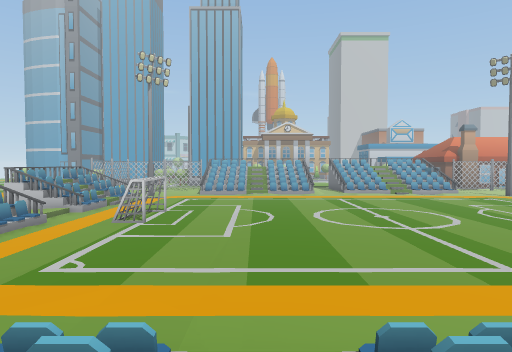
[1] (above)

18 first-person views from a walk through a scene from a Unity 3-D project. The camera is 1.4 m above the floor, tilts 2° down and sees 75° across. The floor is counted in squares, 2 m on a side. Each view is taken from the middle of a square. On the plan, view 1 faces up. The plan holds only what a view shows up to about 10 squares ahead; the rest is blank. The place goes on beyond the plan. The player is left out.

[2]
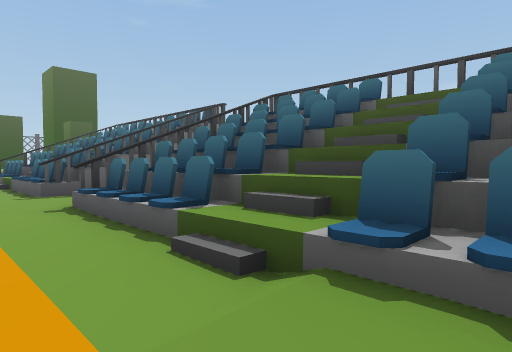

[3]
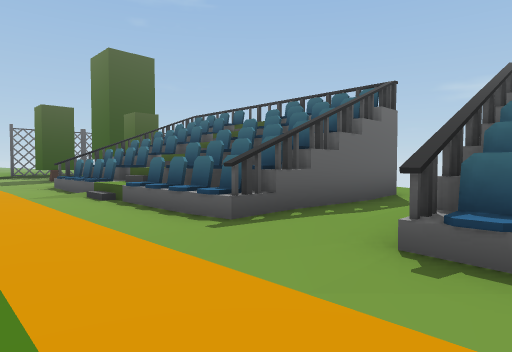

[4]
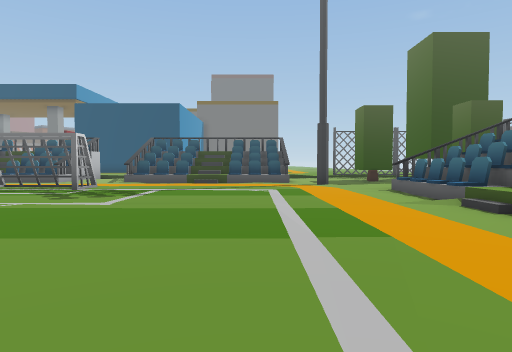

[5]
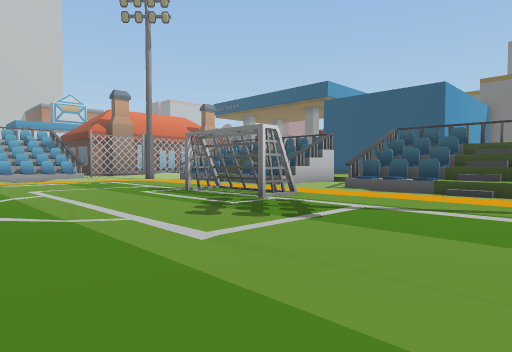

[6]
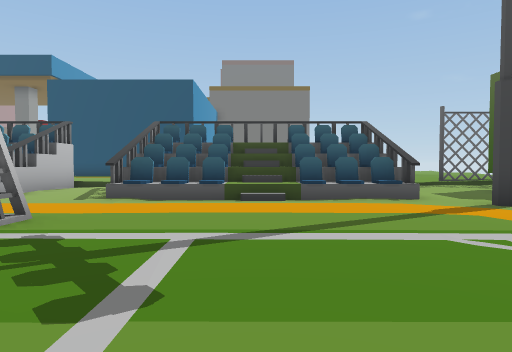

[7]
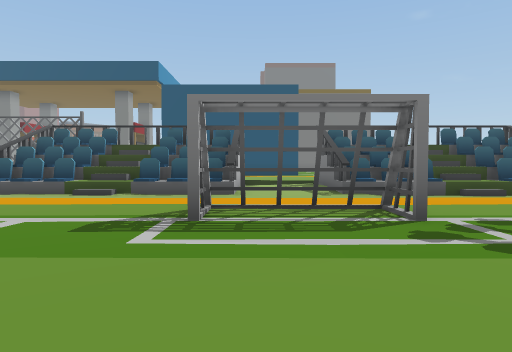

[8]
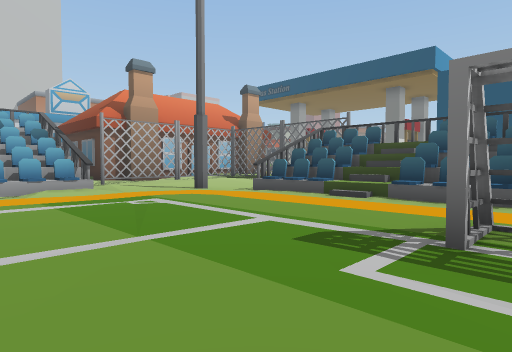

[9]
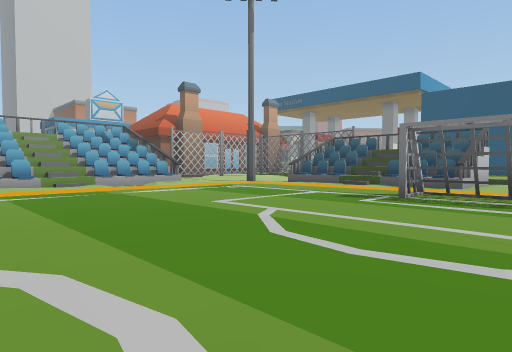

[10]
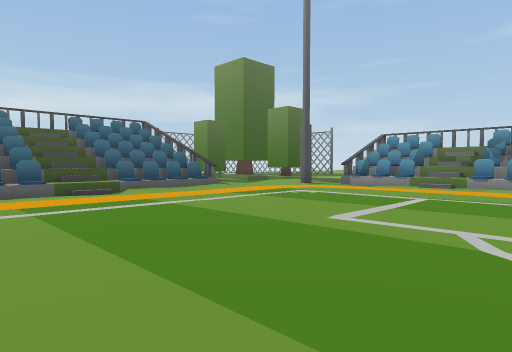

[11]
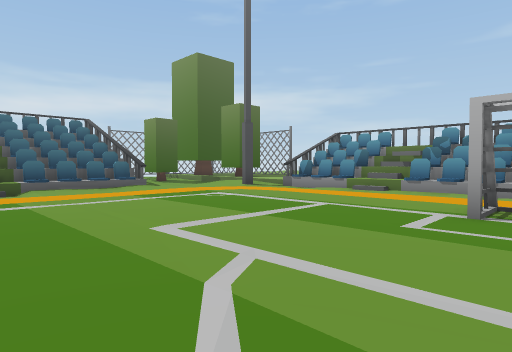

[12]
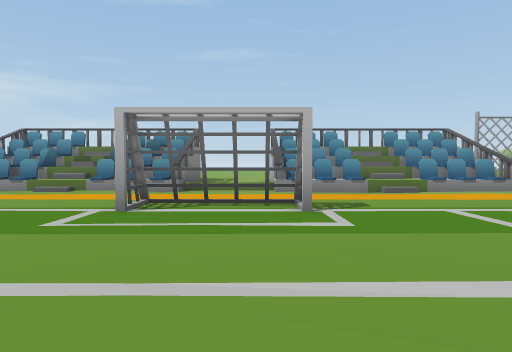

[13]
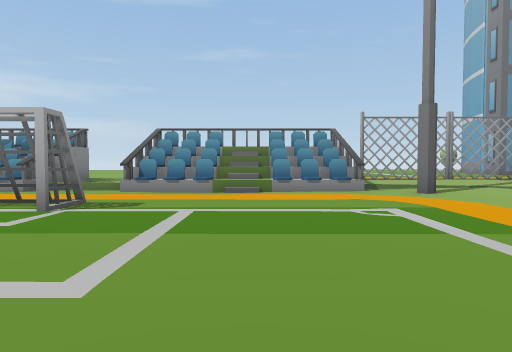

[14]
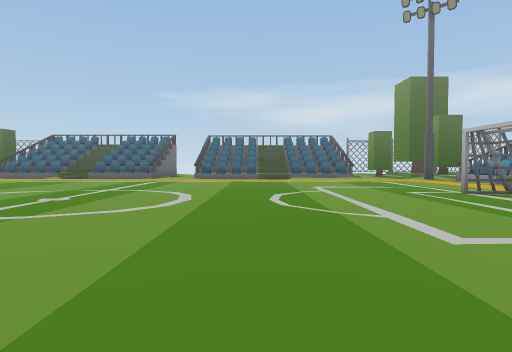

[15]
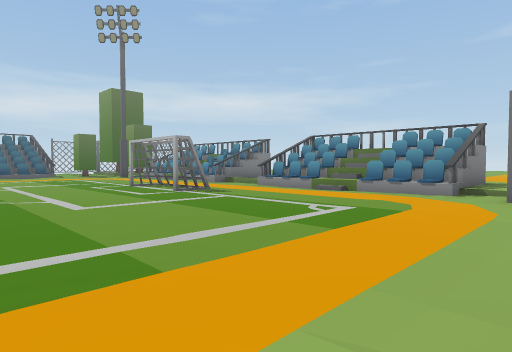

[16]
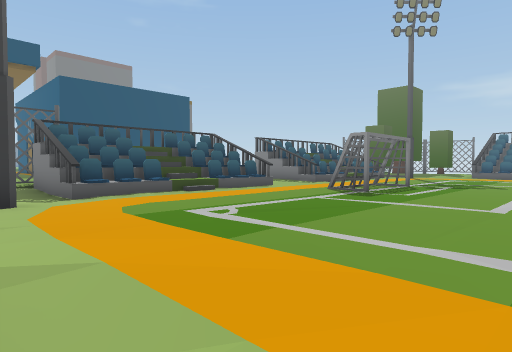

[17]
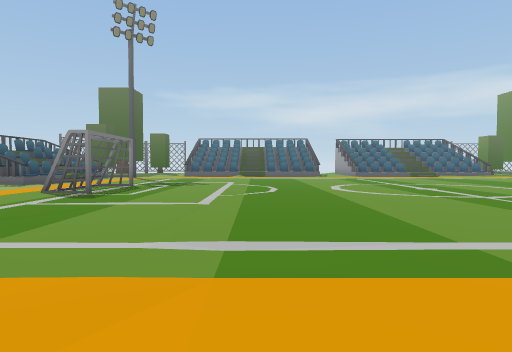

[18]
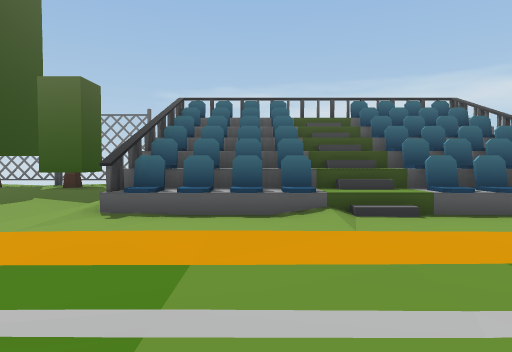

### Floor plan
Key: @ floor where view 1 was taken; # wall or solid block; . main floor; : floor 0.25 m higher than the main floor; - floor 0.25 m lower than the main floor; / step, stairs or slope; = window, fence, low wall or low ledge; ^ raised ledge; v drop or lower ground; T tree; O other object.
Columns run from 9 left of view 1 to 21 right of it. Each row starts with its distance up from view 1.
 23 :/... .-...      ....-....
 22 :/#........      .........#-
 21 :/.........      ...........-..
 20 ==.........     ...........=#=#
 19 ##..........    ...........####
 18 =/...........  ............===#
 17 ##.........................####
 16 ##.........................####
 15 ##..OO.................OO..####
 14  /..O...................O......
 13  /..O...................O.....
 12 ^^..OO.................OO..^^##
 11 ##.........................####
 10 ##.........................####
  9 //.........................///#
  8 ##.........................####
  7 ##.........................####
  6 #  ........................####
  5     ......................#...
  4      .............../....  ....
  3       ///////#..=//////=..  -..
  2        ##/===#..=v //==#/..  T.
  1         #/ v=#..==#/#=v#/..
  0         #@####..###/#### .:.
 -1         #/==## .=##/#### .T..T
 -2         ###### .########
 -3                ..

Where each view was taken, in squares from view 1:
view 1: 0 up, 0 right, facing up
view 2: 5 up, 2 left, facing down-right
view 3: 6 up, 3 right, facing down-right
view 4: 7 up, 5 right, facing right
view 5: 7 up, 9 right, facing up-right
view 6: 9 up, 11 right, facing right
view 7: 14 up, 10 right, facing right
view 8: 14 up, 11 right, facing up-right
view 9: 12 up, 7 right, facing up-right
view 10: 12 up, 3 right, facing down-left
view 11: 13 up, 1 right, facing down-left
view 12: 14 up, 1 right, facing left
view 13: 18 up, 1 right, facing left
view 14: 20 up, 1 right, facing down
view 15: 23 up, 1 right, facing down-left
view 16: 23 up, 10 right, facing down-right
view 17: 23 up, 10 right, facing down
view 18: 8 up, 12 right, facing down
